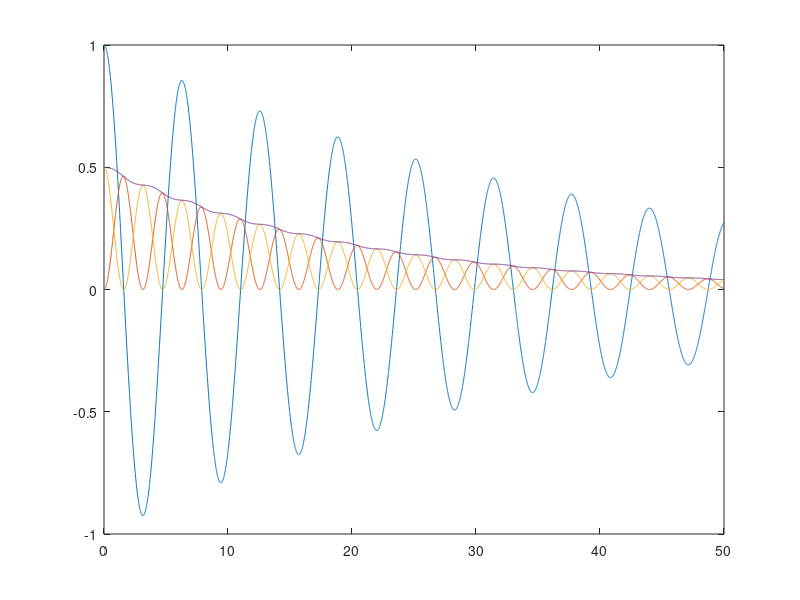

Write MATLAB code to recreate this figure.
clear

dt = 0.01;
T = 50;
t = (0:dt:T)';

omega = 1;

drag_coef = 0.05;
mass = 1;

x = zeros(size(t));
v = x;

x(1) = 1;
v(1) = 0;

A = sqrt(x(1)^2 + (v(1) / omega)^2);
phi = atan(-v(1) / (omega * x(1)));

for i = 1:numel(t) - 1

    v(i + 1) = v(i) - omega^2 * x(i) * dt - (drag_coef/mass) * v(i) * dt; 
    x(i + 1) = x(i) + v(i +  1) * dt;

end

xTeoretical = A * cos(omega * t + phi);

% plot(t, [x]);

%  K/m, U/m, E/m
K = (1/2) * v.^2;
U = (1/2) * omega^2 * x.^2;
E = K + U;

plot(t, [x, K, U, E]);
